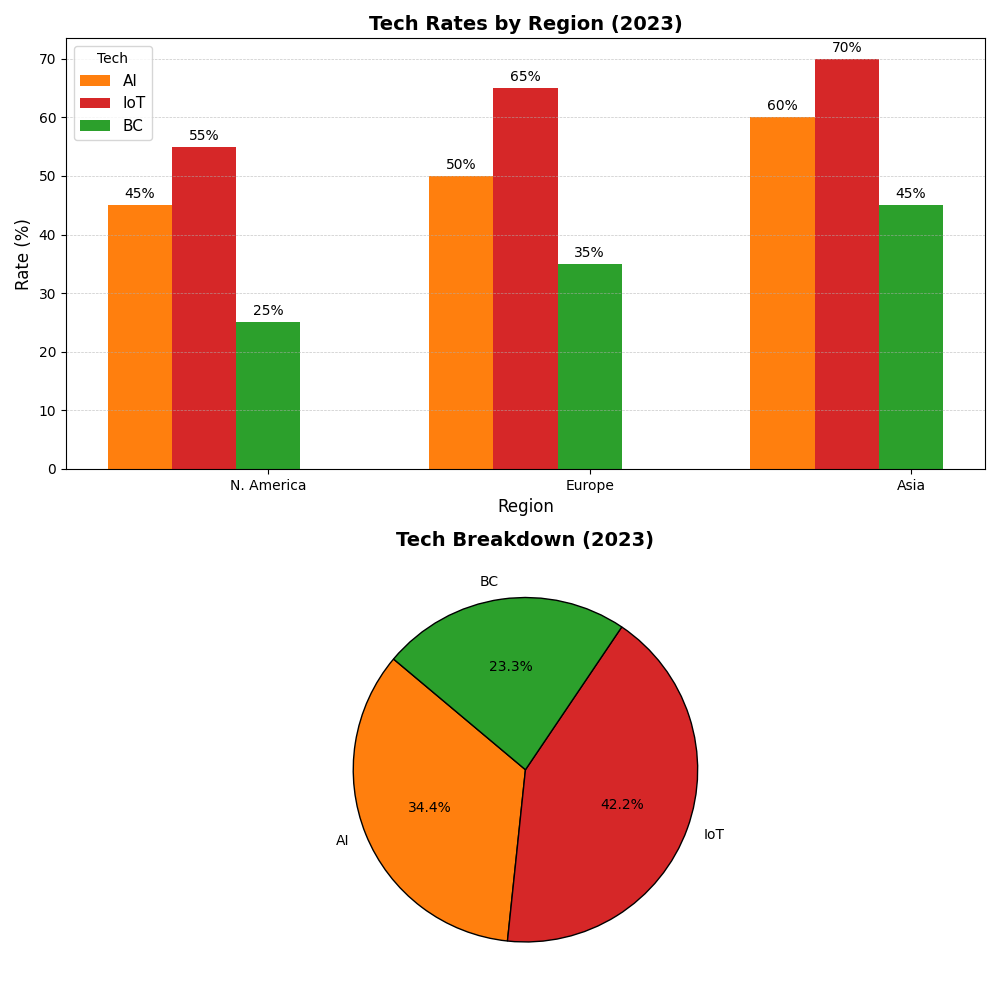

Source code (Python):
import matplotlib.pyplot as plt
import numpy as np

regions = ['N. America', 'Europe', 'Asia']
AI_adoption_rate = [45, 50, 60]
IoT_adoption_rate = [55, 65, 70]
Blockchain_adoption_rate = [25, 35, 45]

adoption_data = np.array([AI_adoption_rate, IoT_adoption_rate, Blockchain_adoption_rate])
technologies = ['AI', 'IoT', 'BC']

fig, (ax1, ax2) = plt.subplots(2, 1, figsize=(10, 10))

sorted_indices = np.argsort(adoption_data, axis=1)
sorted_data = np.sort(adoption_data, axis=1)

sorted_regions = [[regions[i] for i in sorted_indices[j]] for j in range(len(sorted_indices))]

width = 0.2
colors = ['#ff7f0e', '#d62728', '#2ca02c']

for i in range(len(sorted_data)):
    indices = np.arange(len(sorted_regions[i])) + i * width
    ax1.bar(indices, sorted_data[i], width, label=technologies[i], color=colors[i])
    ax1.set_xticks(indices)
    ax1.set_xticklabels(sorted_regions[i])

ax1.set_title('Tech Rates by Region (2023)', fontsize=14, fontweight='bold')
ax1.set_xlabel('Region', fontsize=12)
ax1.set_ylabel('Rate (%)', fontsize=12)
ax1.legend(title='Tech', fontsize=11, loc='upper left')
ax1.yaxis.grid(True, linestyle='--', linewidth=0.5, alpha=0.7)

for i in range(len(sorted_data)):
    for j in range(len(sorted_data[i])):
        ax1.annotate(f'{sorted_data[i, j]}%',
                     xy=(j + i * width, sorted_data[i, j]),
                     xytext=(0, 3),
                     textcoords='offset points',
                     ha='center', va='bottom', fontsize=10)

total_adoption = np.sum(adoption_data, axis=1)
ax2.pie(total_adoption, labels=technologies, colors=colors, autopct='%1.1f%%', startangle=140,
        wedgeprops={'edgecolor': 'black', 'linewidth': 1})

ax2.set_title('Tech Breakdown (2023)', fontsize=14, fontweight='bold')

plt.tight_layout()
plt.show()
